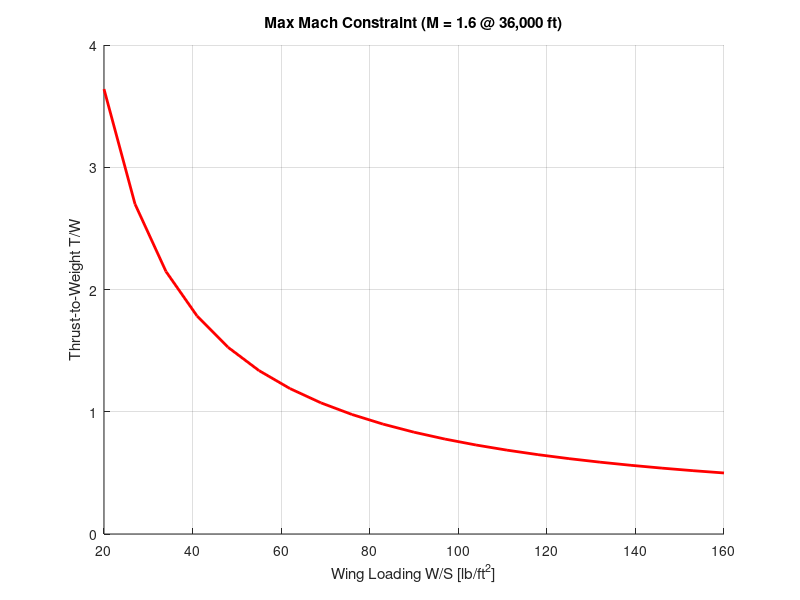

This figure's MATLAB source:
Wto_S_range = 20:7:160;
% Constraint data (Max Mach row from table)
B = 0.899666;
CD0 = 0.039317;
K1 = 0.213727;
alpha_dry = 0.298293;
alpha_AB = 0.57698;

% Engine thrust
T_min = 15000; % lb (dry thrust)
T_max = 23770; % lb (max AB thrust)
AB_percent = 1.0; % 100% afterburner for max Mach

% Flight condition
Mach = 1.6; % max Mach requirement
h = 36000; % altitude [ft]

% Standard atmosphere at 36,000 ft
a = 968.1; % speed of sound [ft/s] at 36k ft (approx ISA)
rho = 0.000889; % density [slugs/ft^3] at 36k ft
V = Mach * a; % ft/s
q = 0.5 * rho * V^2; % psf

% Compute throttle lapse (alpha) using formula
alpha = (alpha_dry * T_min + (AB_percent * ((alpha_AB * T_max) - (alpha_dry * T_min)))) / T_max;

% Compute T/W for each W/S
MaxMach = (((q * CD0)/alpha) ./ Wto_S_range) + (((q/alpha) * K1 * (B/q)^2) .* Wto_S_range);

% Plot results
figure;
hold on;
grid on;
plot(Wto_S_range, MaxMach, 'r-', 'LineWidth', 2);
xlabel('Wing Loading W/S [lb/ft^2]');
ylabel('Thrust-to-Weight T/W');
title('Max Mach Constraint (M = 1.6 @ 36,000 ft)');
